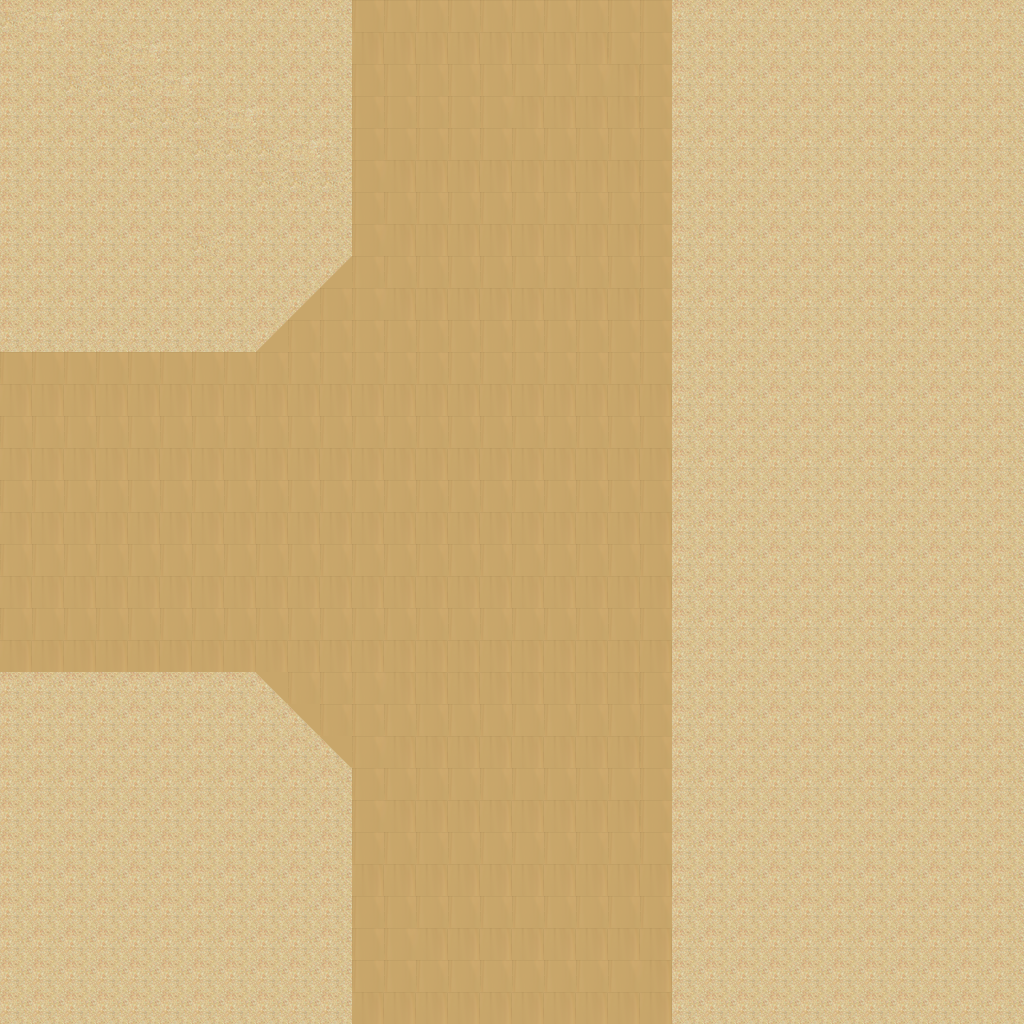

This game map was drawn from its Tiled (.tmx) file and the tilesets committed beside it. A one-line description and the trimmed map source follow:
An orthogonal 32x32 tile map with 32x32 px tiles, 1 tile layer (Tile Layer 1).

<map version="1.0" orientation="orthogonal" renderorder="right-down" width="32" height="32" tilewidth="32" tileheight="32" nextobjectid="1">
 <tileset firstgid="1" name="desert_5" tilewidth="32" tileheight="32" tilecount="48">
  <image source="../Images/map/desert_5.png" width="256" height="192" />
 </tileset>
 <layer name="Tile Layer 1" width="32" height="32">
  <data>[1024 cells, 1024 non-empty, 19 distinct tile ids]</data>
 </layer>
</map>
